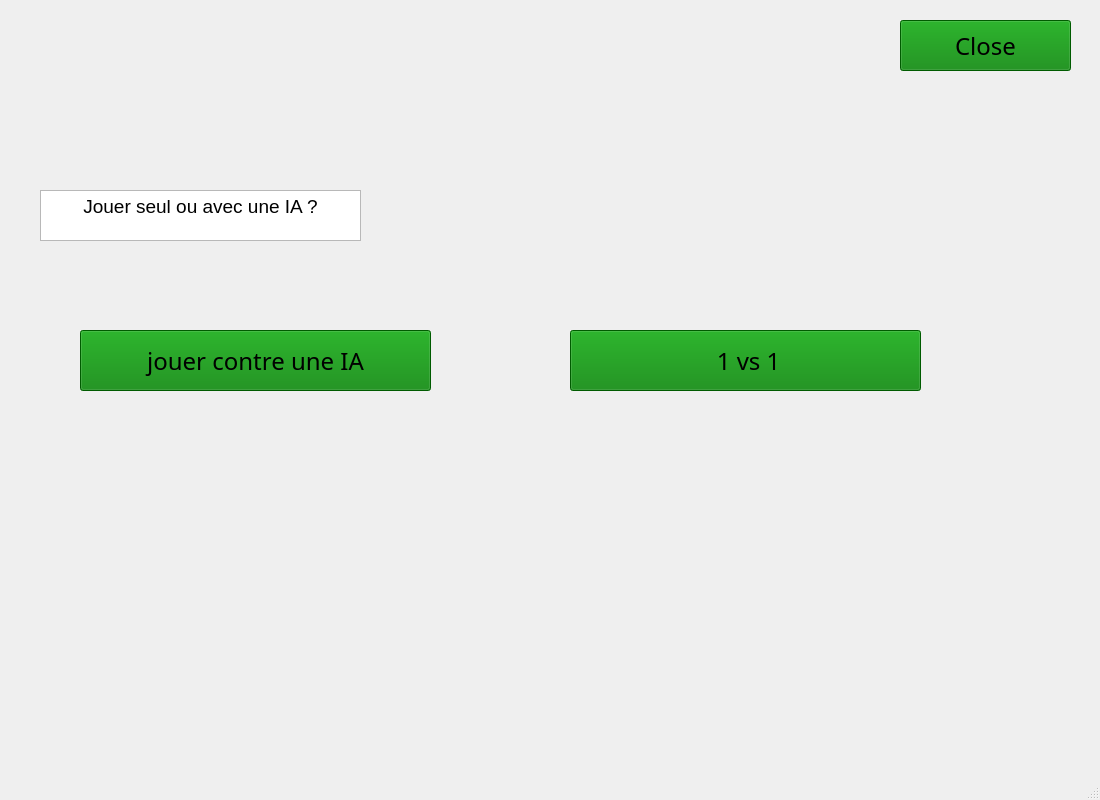
<?xml version="1.0" encoding="UTF-8"?>
<ui version="4.0">
 <class>SecondWindow</class>
 <widget class="QMainWindow" name="SecondWindow">
  <property name="geometry">
   <rect>
    <x>0</x>
    <y>0</y>
    <width>1100</width>
    <height>800</height>
   </rect>
  </property>
  <property name="windowTitle">
   <string>MainWindow</string>
  </property>
  <widget class="QWidget" name="centralwidget">
   <widget class="QPushButton" name="Back">
    <property name="geometry">
     <rect>
      <x>900</x>
      <y>20</y>
      <width>171</width>
      <height>51</height>
     </rect>
    </property>
    <property name="font">
     <font>
      <family>STSong</family>
      <pointsize>18</pointsize>
     </font>
    </property>
    <property name="autoFillBackground">
     <bool>false</bool>
    </property>
    <property name="styleSheet">
     <string notr="true">background-color: green;</string>
    </property>
    <property name="text">
     <string>Close</string>
    </property>
   </widget>
   <widget class="QPushButton" name="IAButton">
    <property name="geometry">
     <rect>
      <x>80</x>
      <y>330</y>
      <width>351</width>
      <height>61</height>
     </rect>
    </property>
    <property name="font">
     <font>
      <family>STSong</family>
      <pointsize>18</pointsize>
     </font>
    </property>
    <property name="autoFillBackground">
     <bool>false</bool>
    </property>
    <property name="styleSheet">
     <string notr="true">background-color: green;</string>
    </property>
    <property name="text">
     <string>jouer contre une IA</string>
    </property>
   </widget>
   <widget class="QPushButton" name="joueurButton">
    <property name="geometry">
     <rect>
      <x>570</x>
      <y>330</y>
      <width>351</width>
      <height>61</height>
     </rect>
    </property>
    <property name="font">
     <font>
      <family>STSong</family>
      <pointsize>18</pointsize>
     </font>
    </property>
    <property name="autoFillBackground">
     <bool>false</bool>
    </property>
    <property name="styleSheet">
     <string notr="true">background-color: green;</string>
    </property>
    <property name="text">
     <string> 1 vs 1</string>
    </property>
   </widget>
   <widget class="QTextBrowser" name="textBrowser">
    <property name="geometry">
     <rect>
      <x>40</x>
      <y>190</y>
      <width>321</width>
      <height>51</height>
     </rect>
    </property>
    <property name="html">
     <string>&lt;!DOCTYPE HTML PUBLIC &quot;-//W3C//DTD HTML 4.0//EN&quot; &quot;http://www.w3.org/TR/REC-html40/strict.dtd&quot;&gt;
&lt;html&gt;&lt;head&gt;&lt;meta name=&quot;qrichtext&quot; content=&quot;1&quot; /&gt;&lt;meta charset=&quot;utf-8&quot; /&gt;&lt;style type=&quot;text/css&quot;&gt;
p, li { white-space: pre-wrap; }
hr { height: 1px; border-width: 0; }
li.unchecked::marker { content: &quot;\2610&quot;; }
li.checked::marker { content: &quot;\2612&quot;; }
&lt;/style&gt;&lt;/head&gt;&lt;body style=&quot; font-family:'Segoe UI'; font-size:9pt; font-weight:400; font-style:normal;&quot;&gt;
&lt;p align=&quot;center&quot; style=&quot; margin-top:0px; margin-bottom:0px; margin-left:0px; margin-right:0px; -qt-block-indent:0; text-indent:0px;&quot;&gt;&lt;span style=&quot; font-size:14pt;&quot;&gt;Jouer seul ou avec une IA ?&lt;/span&gt;&lt;/p&gt;&lt;/body&gt;&lt;/html&gt;</string>
    </property>
   </widget>
  </widget>
  <widget class="QMenuBar" name="menubar">
   <property name="geometry">
    <rect>
     <x>0</x>
     <y>0</y>
     <width>1100</width>
     <height>26</height>
    </rect>
   </property>
  </widget>
  <widget class="QStatusBar" name="statusbar"/>
 </widget>
 <resources/>
 <connections/>
</ui>
